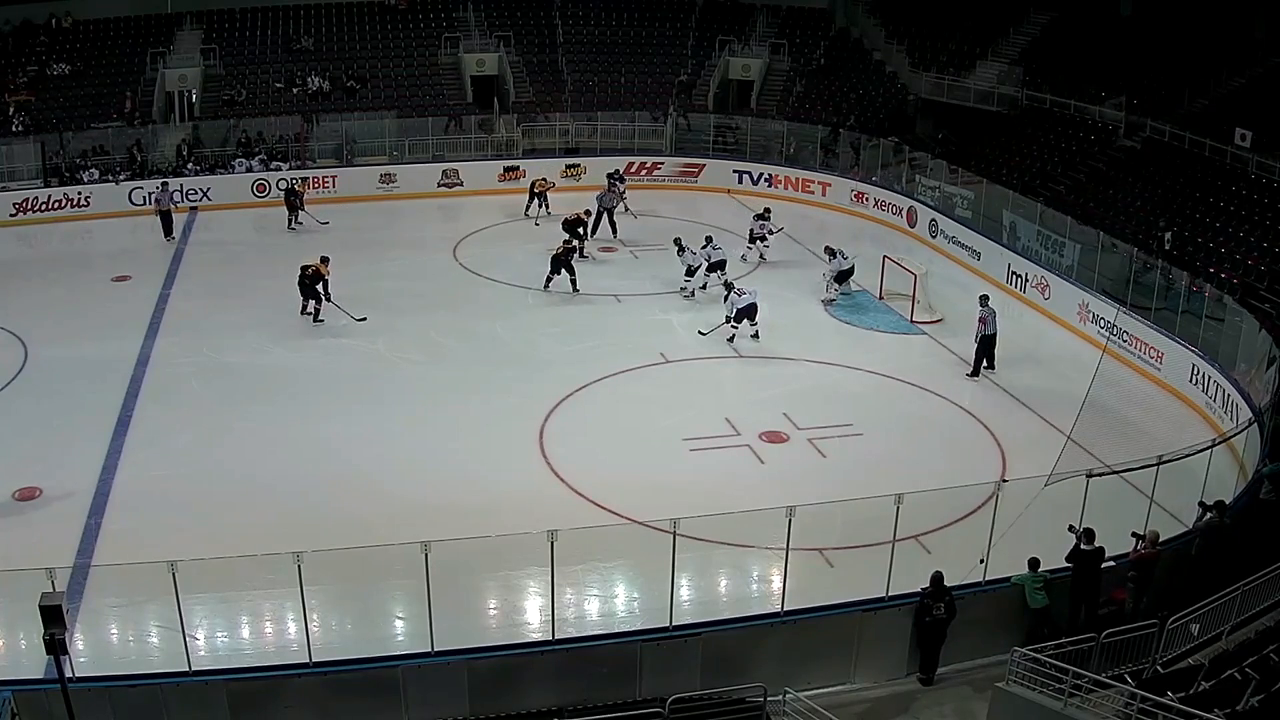
#> input picture frame 46 of area1.mov, 1280 x 720 px
$ python 'background1 + tracker.py'   (older library calls are emulated)
#> lines starting #> are read from the running program, lines starting #| are printed output that depends on the picture; after the words box and inside, x2 and y2 are one past the last pixel; in counts of white or black regions, pixels touching at a corner belong together

import numpy as np
import cv2
import init_points as ip

def filter_by_hist(field, obj_hist):

    field_hsv = cv2.cvtColor(field.copy(), cv2.COLOR_BGR2HSV)

    obj_by_hist = cv2.calcBackProject([field_hsv], [0, 1], obj_hist, [0, 180, 0, 256], 1)

    # # Now convolute with circular disc
    disc = cv2.getStructuringElement(cv2.MORPH_ELLIPSE, (5, 5))
    cv2.filter2D(obj_by_hist, -1, disc, obj_by_hist)

    ret, thresh = cv2.threshold(obj_by_hist, 50, 255, 0)
    thresh = cv2.merge((thresh, thresh, thresh))

    team_mask = cv2.bitwise_and(field, thresh)

    return team_mask


class BackGroundSubtractor:
    # When constructing background subtractor, we
    # take in two arguments:
    # 1) alpha: The background learning factor, its value should
    # be between 0 and 1. The higher the value, the more quickly
    # your program learns the changes in the background. Therefore,
    # for a static background use a lower value, like 0.001. But if
    # your background has moving trees and stuff, use a higher value,
    # maybe start with 0.01.
    # 2) firstFrame: This is the first frame from the video/webcam.
    def __init__(self, alpha, firstFrame):
        self.alpha = alpha
        self.backGroundModel = firstFrame

    def getForeground(self, frame):
        # apply the background averaging formula:
        # NEW_BACKGROUND = CURRENT_FRAME * ALPHA + OLD_BACKGROUND * (1 - APLHA)
        self.backGroundModel = frame * self.alpha + self.backGroundModel * (1 - self.alpha)

        # after the previous operation, the dtype of
        # self.backGroundModel will be changed to a float type
        # therefore we do not pass it to cv2.absdiff directly,
        # instead we acquire a copy of it in the uint8 dtype
        # and pass that to absdiff.

        return cv2.absdiff(self.backGroundModel.astype(np.uint8), frame)


# Just a simple function to perform
# some filtering before any further processing.
def denoise(frame):
    frame = cv2.medianBlur(frame, 5)
    frame = cv2.GaussianBlur(frame, (5, 5), 0)

    return frame

path_video = 'video/'
video_file = 'area1.mov'

video = cv2.VideoCapture(path_video + video_file)

ret, frame = video.read()
#> frame is the input picture: shape (720, 1280, 3); mean B, G, R 91, 92.2, 89.3

fborders = ip.fborders


video_h, video_w = frame.shape[:2]
#> video_h = 720; video_w = 1280
video_k = 2
video_w = int(video_w/video_k)
#> video_w = 640
video_h = int(video_h/video_k)
#> video_h = 360
frame = cv2.resize(frame, (video_w, video_h))
#> frame: shape (360, 640, 3)

field_mask = np.zeros(frame.shape[:2], dtype="uint8")
cv2.fillPoly(field_mask,[np.array(fborders)], 255, 1)
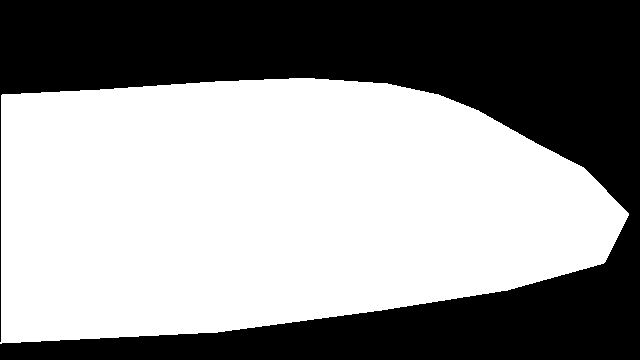
#> field_mask: shape (360, 640); 57.2% white; 1 black region, box (x1, y1, x2, y2) and area: (0, 0, 640, 360) 98592

# ------- hist 1 ------------
masked_field = cv2.bitwise_and(frame, frame, mask=field_mask)
k_crop = 5

#  ------------- team 1 -----------
team1_init_box = (149, 132, 47, 48)
# team1_init_box = cv2.selectROI('team1 player', frame, False)
# print(team1_init_box)
# cv2.destroyWindow("team1 player")

team1_init_crop = frame[int(team1_init_box[1]):int(team1_init_box[1]+team1_init_box[3]),
                 int(team1_init_box[0]):int(team1_init_box[0]+team1_init_box[2])]

team1_init_crop_big = cv2.resize(team1_init_crop, (k_crop * team1_init_crop.shape[1],
                                       k_crop * team1_init_crop.shape[0]), interpolation = cv2.INTER_CUBIC)
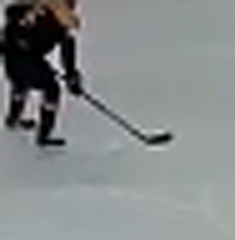
#> team1_init_crop_big: shape (240, 235, 3); mean B, G, R 137, 137.2, 132.6

team1_init_box = (69, 42, 29, 74)
# team1_init_box = cv2.selectROI('team1 color', team1_init_crop_big, False)
# print(team1_init_box)
# cv2.destroyWindow("team1 color")

team1_init_crop_color = team1_init_crop_big[int(team1_init_box[1]):int(team1_init_box[1]+team1_init_box[3]),
                 int(team1_init_box[0]):int(team1_init_box[0]+team1_init_box[2])]

team1_hsv = cv2.cvtColor(team1_init_crop_color, cv2.COLOR_BGR2HSV)
#> team1_hsv: shape (74, 29, 3); mean H, S, V 107.8, 14.4, 122.9

team1_hist = cv2.calcHist([team1_hsv],[0, 1], None, [180, 256], [0, 180, 0, 256])
# plt.plot(team1_hist)
# plt.show()

# normalize histogram and apply backprojection
cv2.normalize(team1_hist, team1_hist, 0, 255, cv2.NORM_MINMAX)
#> team1_hist: shape (180, 256) float32; min 0, max 255, mean 0

# mask_team1 = filter_by_hist(masked_field, team1_hist)
# ------- end hist 1 --------


if ret is True:
    backSubtractor = BackGroundSubtractor(0.2, denoise(frame)) # 0.2
#> in denoise, `frame = cv2.medianBlur(frame, 5)`:
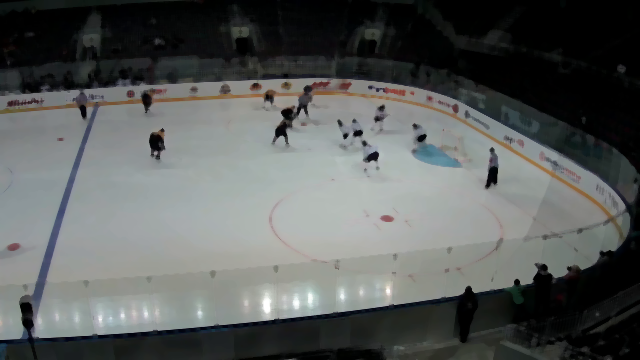
#> frame: shape (360, 640, 3); mean of channels 0, 1, 2 91.2, 92.4, 89.4; drawn as B, G, R
#> in __init__, `self.alpha = alpha`: self.alpha = 0.2
    run = True
else:
    run = False

while True: #(run):
    # Read a frame from the camera
    ret, frame = video.read()

    # If the frame was properly read.
    if not ret:
        break

    frame1 = frame.copy()
    frame1 = cv2.resize(frame1, (video_w, video_h))

    frame1 = cv2.bitwise_and(frame1, frame1, mask=field_mask)


    # Show the filtered image
    # frame2 = denoise(frame1)

    # get the foreground
    foreGround = backSubtractor.getForeground(denoise(frame1))

    foreGround = cv2.cvtColor(foreGround.copy(), cv2.COLOR_BGR2GRAY)

    # Apply thresholding on the background and display the resulting mask
    ret, mask = cv2.threshold(foreGround, 15, 255, cv2.THRESH_BINARY)
#> mask: shape (360, 640); 17.5% white; 47 white regions (20 under 20 px), largest, box (x1, y1, x2, y2) and area: (34, 285, 572, 360) 17224, (39, 51, 640, 252) 15938, (0, 13, 104, 341) 2989

    kernel = cv2.getStructuringElement(cv2.MORPH_ELLIPSE, (3, 3))
    # edged = cv2.Canny(fgmask, 30, 100)  # any gradient between 30 and 150 are considered edges
    mask_dilated = cv2.dilate(mask, kernel, iterations=2) # dilate
#> mask_dilated: shape (360, 640); 21.6% white; 29 white regions (2 under 20 px), largest, box (x1, y1, x2, y2) and area: (0, 4, 640, 360) 45499, (30, 0, 166, 10) 822, (444, 26, 510, 53) 765

    mask_closed = cv2.morphologyEx(mask_dilated, cv2.MORPH_CLOSE, kernel, iterations=1)
#> mask_closed: shape (360, 640); 21.7% white; 24 white regions (1 under 20 px), largest, box (x1, y1, x2, y2) and area: (0, 4, 640, 360) 45751, (576, 303, 640, 335) 833, (30, 0, 166, 10) 822

    frame3 = cv2.bitwise_and(frame1, frame1, mask=mask_closed)

    # cv2.imshow('mask_closed', mask_closed)

    # ----------try hist 1 ------------
    mask_team1 = filter_by_hist(frame3, team1_hist)
#> in filter_by_hist, `field_hsv = cv2.cvtColor(field.copy(), cv2.COLOR_BGR2HSV)`: field_hsv: shape (360, 640, 3); mean H, S, V 1.7, 1, 2
#> in filter_by_hist, `cv2.filter2D(obj_by_hist, -1, disc, obj_by_hist)`:
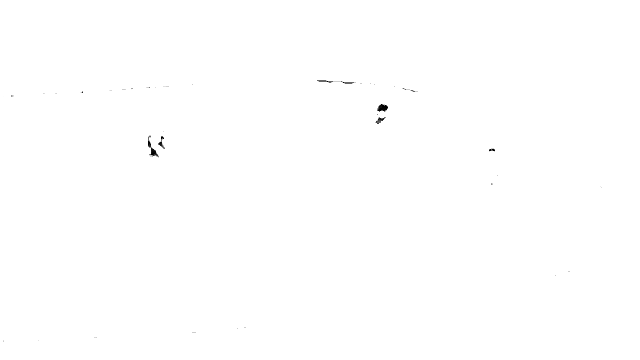
#> obj_by_hist: shape (360, 640); min 0, max 255, mean 254.8
#> in filter_by_hist, `ret, thresh = cv2.threshold(obj_by_hist, 50, 255, 0)`: thresh: shape (360, 640); 99.9% white; 11 black regions (9 under 20 px), largest, box (x1, y1, x2, y2) and area: (378, 104, 388, 111) 45, (151, 148, 158, 156) 29
    cv2.imshow('try1', np.hstack([frame3, mask_team1]))
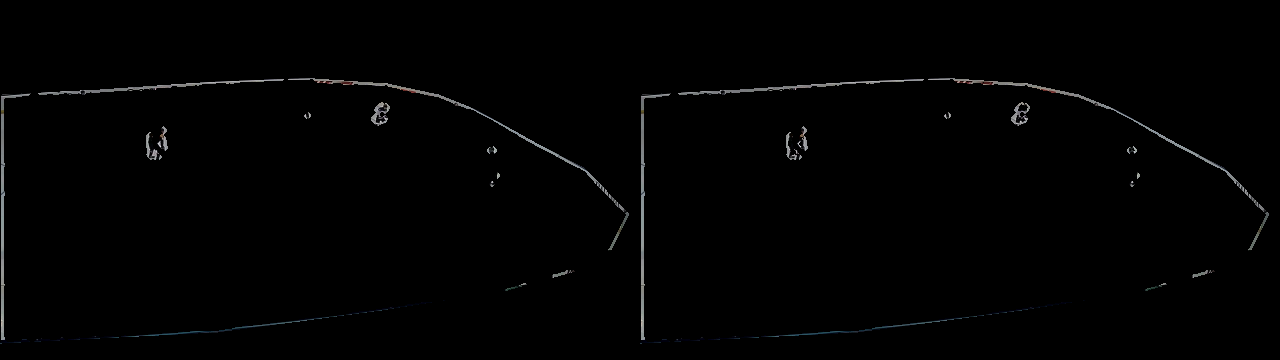
#> window 'try1': shape (360, 1280, 3); mean B, G, R 2, 1.9, 1.9
    # --------end try hist 1 ----------

    # ------------- find conts ----------------

    edged = cv2.Canny(frame3, 30, 100)  # any gradient between 30 and 150 are considered edges
#> edged: shape (360, 640); 1.4% white in thin lines or dots, all inside (x1, y1, x2, y2) = (0, 77, 630, 345)
    # edged = cv2.dilate(edged, kernel, iterations=1)
    edged = cv2.morphologyEx(edged, cv2.MORPH_CLOSE, kernel, iterations=2)
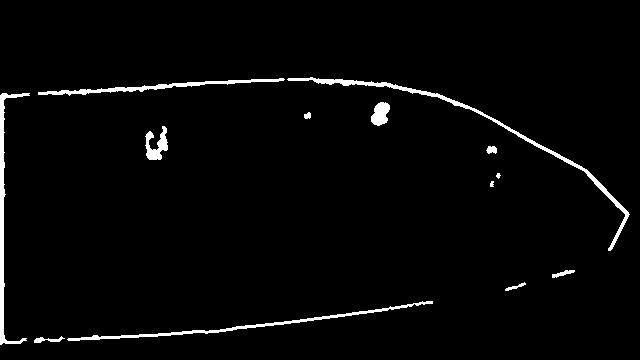
#> edged: shape (360, 640); 2.6% white; 13 white regions (1 under 20 px)
    _, cnts, _ = cv2.findContours(edged.copy(), cv2.RETR_EXTERNAL, cv2.CHAIN_APPROX_SIMPLE)
#> cnts = 13 contours, 2 with area under 20; largest, box (x1, y1, x2, y2) and area: (287, 77, 630, 251) 1220, (0, 93, 30, 345) 905, (67, 301, 433, 341) 727, (38, 78, 285, 96) 651, (145, 126, 168, 160) 340

    for i, c in enumerate(cnts):
        # if the contour is too small, ignore it

        M = cv2.moments(cnts[i])
        if M['m00'] == 0:
            pass
        else:
            cx = int(M['m10'] / M['m00'])
            cy = int(M['m01'] / M['m00'])

        if cv2.contourArea(c) > 200 and cv2.contourArea(c) < 2000: # and cx < 150 and cy > 150:

            (x1, y1, w1, h1) = cv2.boundingRect(c)
            # if h1 >= w1:
            cv2.rectangle(frame1, (x1, y1), (x1 + w1, y1 + h1), (0, 255, 0), 2)

            cv2.putText(frame1, str(cv2.contourArea(c)), (x1-10, y1-10), cv2.FONT_HERSHEY_SIMPLEX, 0.75, (50, 170, 50), 2)
#> this loop made 13 passes
#> (cx, cy, x1, y1, w1, h1) on passes 2, 8, 10, 11, 12, 13: (244, 324, 67, 301, 366, 40), (156, 145, 145, 126, 23, 34), (380, 113, 371, 102, 19, 24), (3, 215, 0, 93, 30, 252), (153, 86, 38, 78, 247, 18), (483, 133, 287, 77, 343, 174)
#> (cx, cy) on passes 1, 3, 4, 5, 6, 7: (46, 339), (514, 286), (562, 273), (491, 183), (497, 175), (491, 149)
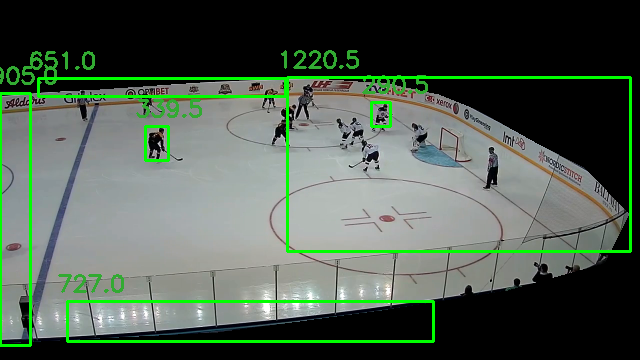
#> frame1: shape (360, 640, 3); mean B, G, R 79.4, 91.9, 78.4

    cv2.imshow('frame1', frame1)
    cv2.imshow('edged', edged)
    # ---------------- end conts ----------------


    # Note: The mask is displayed as a RGB image, you can
    # display a grayscale image by converting 'foreGround' to
    # a grayscale before applying the threshold.
    # cv2.imshow('mask', np.hstack([mask, mask_closed]))
    # cv2.imshow('mask', mask)

    # cv2.imshow('frames', np.hstack([frame1, frame3]))

    # cv2.imshow(np.hstack([frame1, mask]))

    key = cv2.waitKey(10) & 0xFF
#> (key Esc is pressed here)

    if key == 27:
        break

cv2.waitKey(0)
video.release()
cv2.destroyAllWindows()

$ run again, starting later in the video
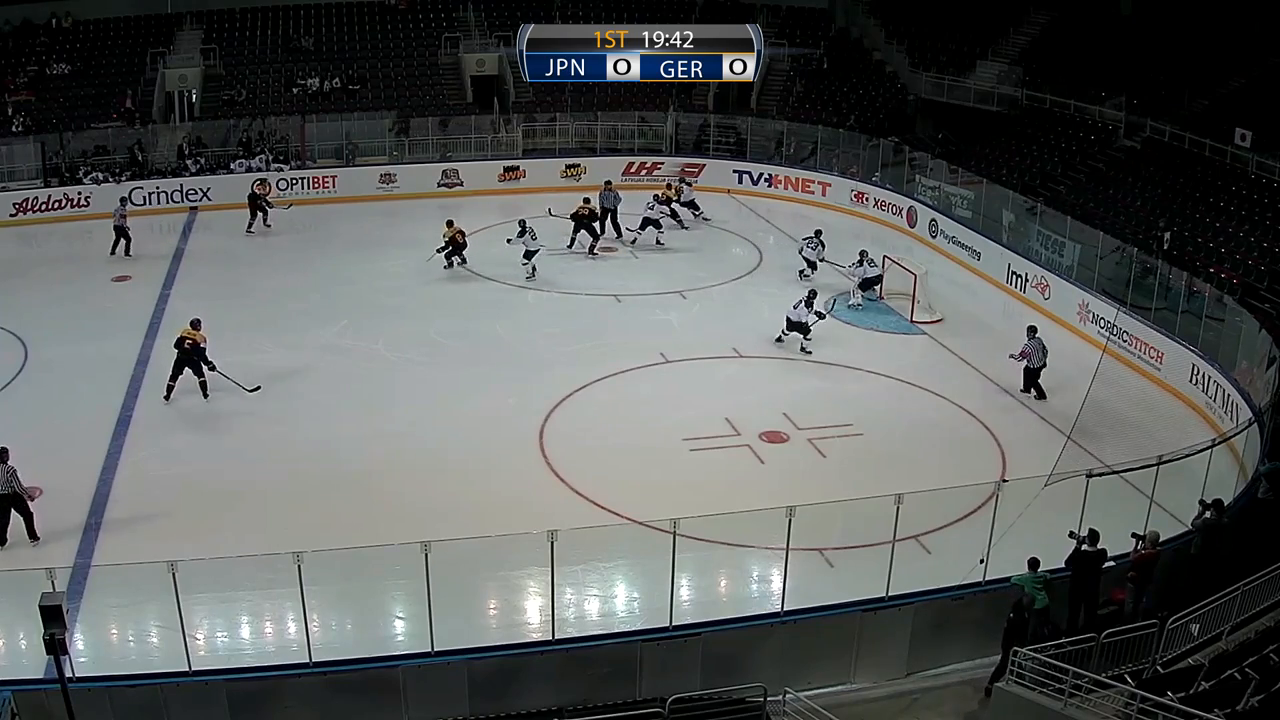
#> input picture frame 210 of area1.mov, 1280 x 720 px
#> frame is the input picture: shape (720, 1280, 3); mean B, G, R 92.5, 93.3, 90.4
#> field_mask: shape (360, 640); 57.2% white; 1 black region, box (x1, y1, x2, y2) and area: (0, 0, 640, 360) 98592
#> team1_hsv: shape (74, 29, 3); mean H, S, V 92.6, 18.3, 157.5
#> self.alpha = 0.2
#> `ret, mask = cv2.threshold(foreGround, 15, 255, cv2.THRESH_BINARY)`:
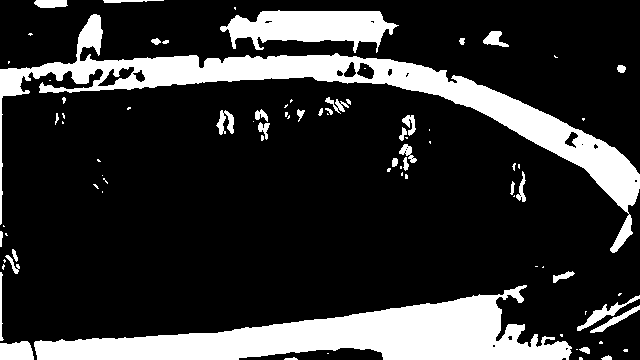
#> mask: shape (360, 640); 19.6% white; 84 white regions (48 under 20 px), largest, box (x1, y1, x2, y2) and area: (0, 14, 640, 253) 18330, (34, 285, 572, 360) 18001, (220, 10, 399, 53) 4591
#> mask_dilated: shape (360, 640); 24.5% white; 38 white regions (2 under 20 px), largest, box (x1, y1, x2, y2) and area: (0, 8, 640, 255) 28264, (0, 247, 592, 360) 21422, (575, 293, 640, 335) 1187
#> mask_closed: shape (360, 640); 24.7% white; 32 white regions (1 under 20 px), largest, box (x1, y1, x2, y2) and area: (0, 5, 640, 255) 28567, (0, 247, 592, 360) 21535, (575, 293, 640, 335) 1262
#> field_hsv: shape (360, 640, 3); mean H, S, V 3.3, 1.9, 3.6
#> cnts = 23 contours, 2 with area under 20; largest, box (x1, y1, x2, y2) and area: (38, 77, 630, 250) 1946, (384, 112, 419, 181) 1050, (32, 300, 433, 343) 828, (0, 93, 30, 248) 615, (0, 247, 28, 345) 588
#> the loop `for i, c in enumerate(cnts):` made 23 passes
#> (cx, cy, x1, y1, w1, h1) on passes 1, 7, 10, 14, 16, 18, 21, 22: (226, 325, 32, 300, 401, 43), (8, 288, 0, 247, 28, 98), (518, 183, 508, 161, 20, 44), (405, 146, 384, 112, 35, 69), (225, 122, 214, 108, 23, 29), (261, 123, 252, 107, 20, 36), (334, 106, 316, 95, 38, 23), (3, 166, 0, 93, 30, 155)
#> after the loop `for i, c in enumerate(cnts):`:
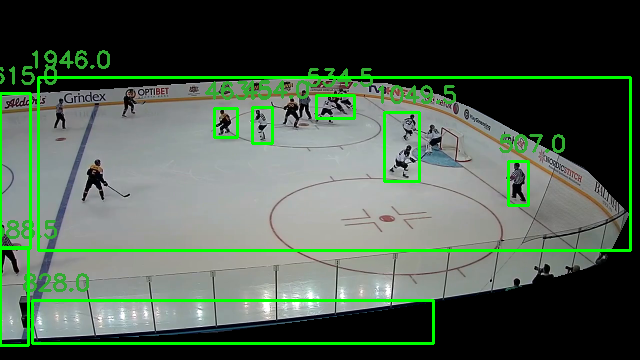
#> frame1: shape (360, 640, 3); mean B, G, R 77.7, 92.7, 76.8

$ run again, starting later in the video
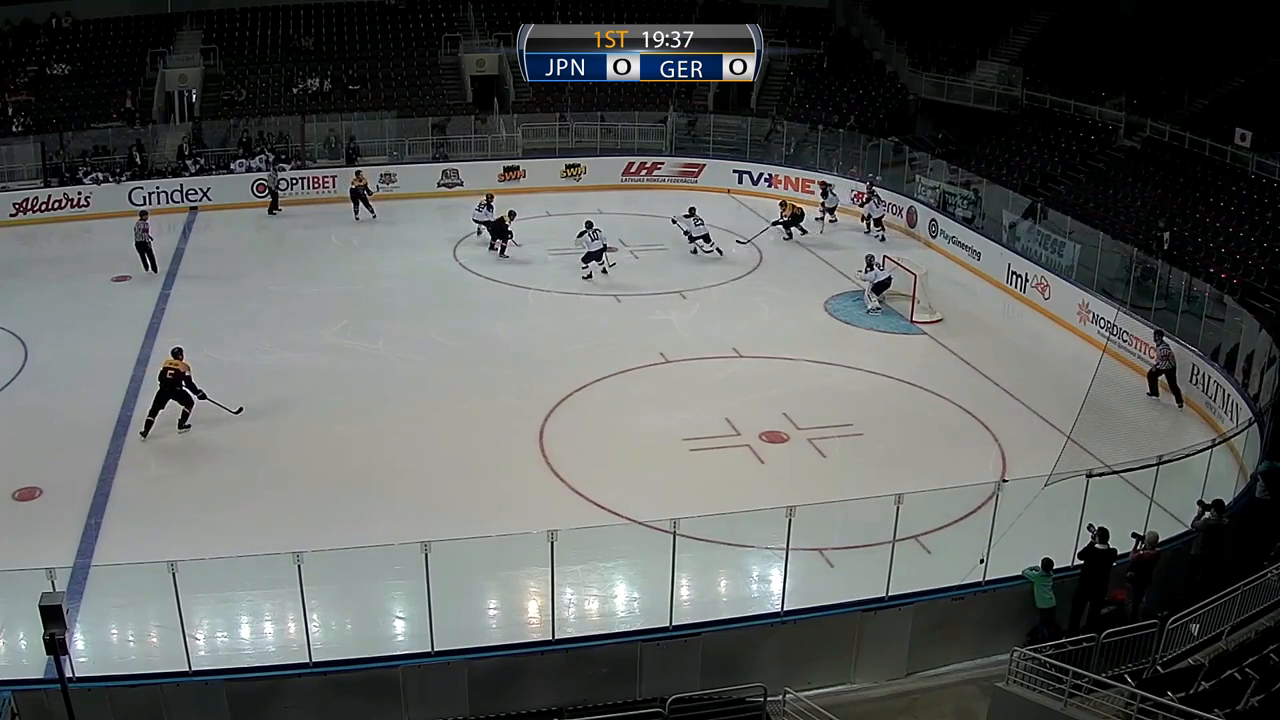
#> input picture frame 374 of area1.mov, 1280 x 720 px
#> frame is the input picture: shape (720, 1280, 3); mean B, G, R 93.3, 94.9, 92
#> field_mask: shape (360, 640); 57.2% white; 1 black region, box (x1, y1, x2, y2) and area: (0, 0, 640, 360) 98592
#> team1_hsv: shape (74, 29, 3); mean H, S, V 94.9, 10.1, 159.4
#> self.alpha = 0.2
#> `ret, mask = cv2.threshold(foreGround, 15, 255, cv2.THRESH_BINARY)`:
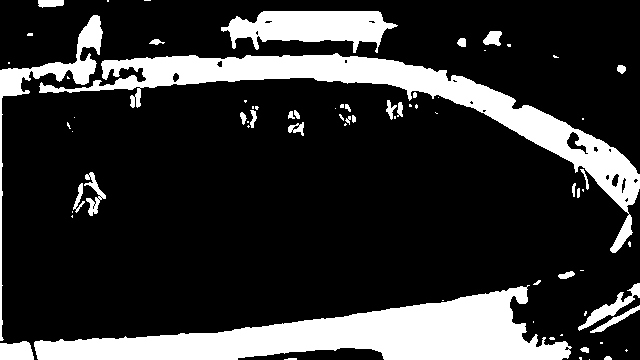
#> mask: shape (360, 640); 19.8% white; 73 white regions (40 under 20 px), largest, box (x1, y1, x2, y2) and area: (34, 285, 572, 360) 18616, (39, 53, 640, 253) 15907, (221, 11, 398, 53) 4493
#> mask_dilated: shape (360, 640); 24.4% white; 34 white regions (5 under 20 px), largest, box (x1, y1, x2, y2) and area: (0, 9, 640, 360) 50515, (576, 281, 640, 335) 1504, (69, 170, 108, 220) 944
#> mask_closed: shape (360, 640); 24.5% white; 29 white regions (4 under 20 px), largest, box (x1, y1, x2, y2) and area: (0, 9, 640, 360) 51146, (576, 281, 640, 335) 1551, (69, 170, 108, 220) 952
#> field_hsv: shape (360, 640, 3); mean H, S, V 2.8, 1.9, 3.3
#> cnts = 15 contours, 5 with area under 20; largest, box (x1, y1, x2, y2) and area: (38, 78, 630, 250) 3072, (0, 93, 438, 345) 1768, (69, 170, 108, 220) 1070, (285, 108, 306, 138) 430, (334, 101, 358, 128) 382
#> the loop `for i, c in enumerate(cnts):` made 15 passes
#> (cx, cy, x1, y1, w1, h1) on passes 2, 7, 11, 12, 13, 14: (486, 291, 446, 284, 76, 17), (87, 195, 69, 170, 39, 50), (295, 122, 285, 108, 21, 30), (345, 114, 334, 101, 24, 27), (248, 115, 237, 97, 24, 34), (107, 268, 0, 93, 438, 252)
#> after the loop `for i, c in enumerate(cnts):`:
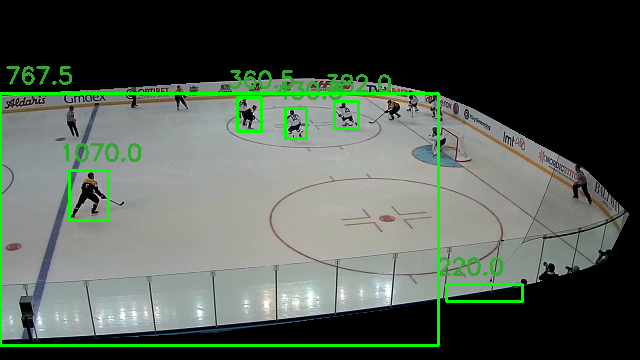
#> frame1: shape (360, 640, 3); mean B, G, R 80.4, 90, 80.1
